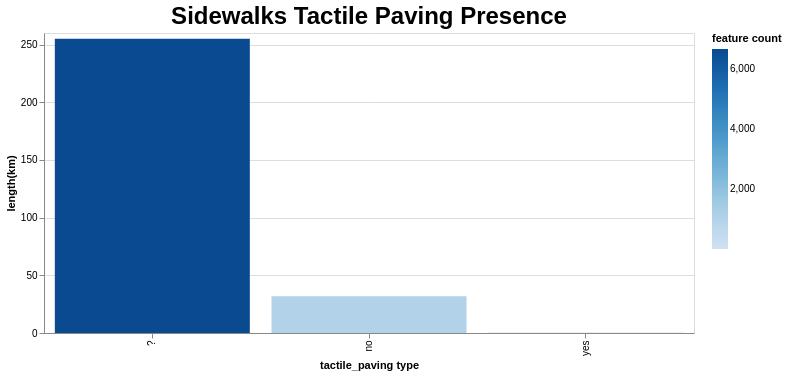

The specification (Vega-Lite) saved for this image:
### Vega-Lite specification from a JSON file in a GitHub repository (floating-point values rounded to 4 significant figures)
{"config": {"view": {"continuousWidth": 300, "continuousHeight": 300}, "title": {"fontSize": 24}}, "data": {"name": "data-deedaed0c490ff255dbd3fa4dac5c559"}, "mark": {"type": "bar"}, "encoding": {"color": {"field": "feature count", "type": "quantitative"}, "tooltip": {"field": "length(km)", "type": "quantitative"}, "x": {"field": "tactile_paving type", "sort": "-y", "type": "nominal"}, "y": {"field": "length(km)", "type": "quantitative"}}, "height": 300, "params": [{"name": "param_4", "select": {"type": "interval", "encodings": ["x", "y"]}, "bind": "scales"}], "title": "Sidewalks Tactile Paving Presence", "width": 650, "$schema": "https://vega.github.io/schema/vega-lite/v5.json", "datasets": {"data-deedaed0c490ff255dbd3fa4dac5c559": [{"tactile_paving type": "?", "feature count": 6682, "length(km)": 255.0}, {"tactile_paving type": "no", "feature count": 1069, "length(km)": 31.75}, {"tactile_paving type": "yes", "feature count": 11, "length(km)": 0.3343}]}}
